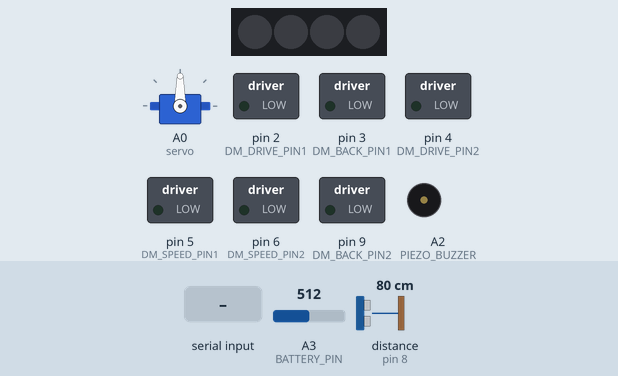
Simulated run of this sketch. Board: Arduino Uno, built with avr-gcc and run on an emulated ATmega328P. Shown: servo, 4 RGB LEDs in strip order, left to right, switched loads named in the sketch (green lamp = pin HIGH), buzzer (waves = sounding). The test bench sets the inputs (shaded band); at power-on: distance to the obstacle (sensor on pin 8) 80 cm, A3 (BATTERY_PIN) = 512. The echo pulse lasts 58.3 µs per cm; pins used as bus, display or sensor lines are not drawn.

Above: at 1.2 s.
1.3 s: "A" received over the second serial link
At 2.3 s:
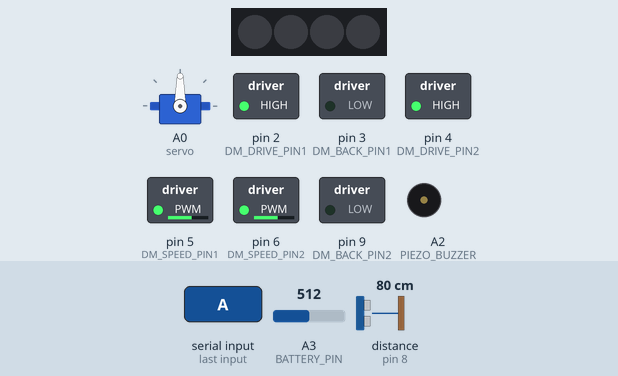
2.8 s: distance to the obstacle (sensor on pin 8) set to 22 cm
4.3 s: distance to the obstacle (sensor on pin 8) set to 18 cm
At 6.2 s:
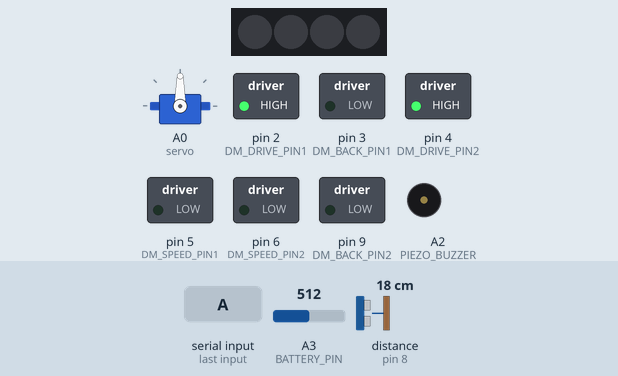
7.3 s: distance to the obstacle (sensor on pin 8) set to 2 cm
At 9.2 s:
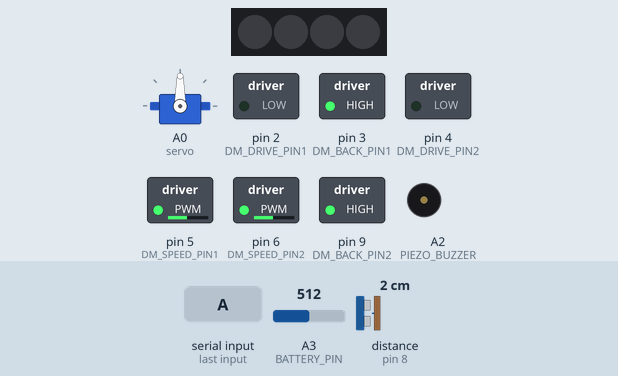
10.3 s: "M" received over the second serial link
At 10.9 s:
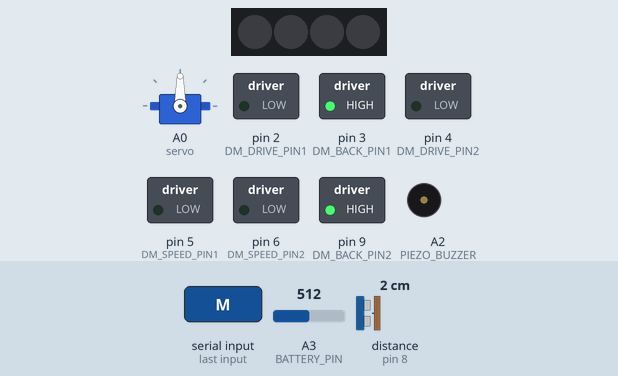
12.0 s: "L" received over the second serial link
At 12.7 s:
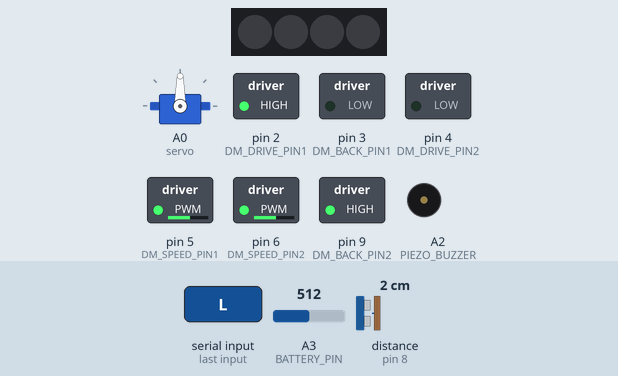
Timing chart, 0 to 14.5 s (numbered marks = the images above; inputs shaded):
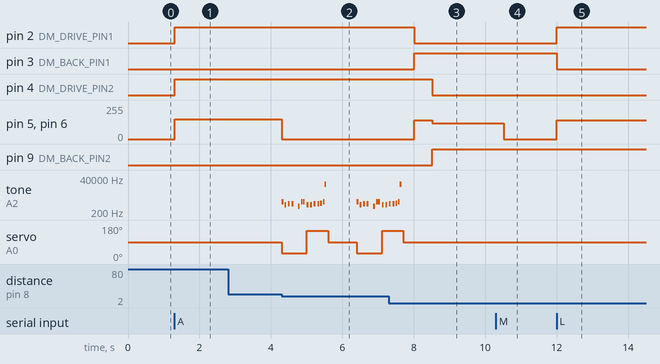

The sketch:

MiniRobot.ino
```cpp
#include <Adafruit_NeoPixel.h>
#include <SoftwareSerial.h>
#include <Servo.h>

#define BATTERY_CNT 2
#define MAX_VOLT 4.2
#define MIN_VOLT 3.2
#define EMPTY_VOLT 3.0
#define DRIVE_SPEED 150
#define BACK_SPEED 120
#define DIRECTION_SPEED 140
#define DIRECTION_SPEED2 90

#define DM_SPEED_PIN1 5
#define DM_DRIVE_PIN1 2
#define DM_BACK_PIN1 3

#define DM_SPEED_PIN2 6
#define DM_DRIVE_PIN2 4
#define DM_BACK_PIN2 9

#define BATTERY_PIN A3
#define TRIG_PIN 7
#define ECHO_PIN 8
#define PIEZO_BUZZER A2

#define MIN_DISTANCE 20

#define LED_PIN A1
#define LED_NUM 4

Servo servo;
SoftwareSerial BTSerial(10, 11);
Adafruit_NeoPixel pixels = Adafruit_NeoPixel(LED_NUM, LED_PIN, NEO_GRB + NEO_KHZ800);

int leftDistance, rightDistance;
bool isLowBattery = true; // 배터리 상태 MIN_VOLT 이하면 true
boolean isAuto = false;
boolean isStarted = false;
bool nowLedOn = false;
int curBatteryRate = 0; // 현재 배터리 용량 (%)

void setup() {
  BTSerial.begin(9600);
  Serial.begin(9600);
  servo.attach(A0);
  servo.write(90);
  pixels.begin();

  pinMode(DM_SPEED_PIN1, OUTPUT);
  pinMode(DM_DRIVE_PIN1, OUTPUT);
  pinMode(DM_BACK_PIN1, OUTPUT);

  pinMode(DM_SPEED_PIN2, OUTPUT);
  pinMode(DM_DRIVE_PIN2, OUTPUT);
  pinMode(DM_BACK_PIN2, OUTPUT);

  pinMode(TRIG_PIN, OUTPUT);
  pinMode(ECHO_PIN, INPUT);
}

void loop() {
  checkBattery(); // 전압 측정

  char cmd = getCommand();
  if (cmd == 'A') {
    isAuto = true;
  } else if (cmd == 'M') {
    isAuto = false;
    isStarted = false;
    stopRobot();
  } else if (cmd == 'E') {
    isStarted = false;
    stopRobot();
  } else if (cmd == 'F' || cmd == 'B' || cmd == 'L' || cmd == 'R' || cmd == '1' || cmd == '2' || cmd == '3' || cmd == '4') {
    isStarted = true;
    moveManual(cmd);
  } else if (cmd == 'a') {
    ledON();
  } else if (cmd == 'b') {

  } else if (cmd == 'c') {

  } else if (cmd == 'd') {

  }

  if (isAuto) {
    moveAuto();
  }
}

char getCommand() {
  char cmd;
  if (BTSerial.available()) { //블루투스에서 넘어온 값이 있으면
    cmd = (char)BTSerial.read(); //읽어들인 문자(한글자)를 data에 저장
  }
  return cmd;
}

void stopRobot() {
  analogWrite(DM_SPEED_PIN1, 0);
  analogWrite(DM_SPEED_PIN2, 0);
}

void moveManual(char cmd) {
  if (cmd == 'F') {
    changeDirection(DRIVE_SPEED, DRIVE_SPEED, HIGH, LOW, HIGH, LOW);
  } else if (cmd == 'B') {
    changeDirection(BACK_SPEED, BACK_SPEED, LOW, HIGH, LOW, HIGH);
  } else if (cmd == 'L') {
    changeDirection(DIRECTION_SPEED, DIRECTION_SPEED, HIGH, LOW, LOW, HIGH);
  } else if (cmd == 'R') {
    changeDirection(DIRECTION_SPEED, DIRECTION_SPEED, LOW, HIGH, HIGH, LOW);
  } else if (cmd == '1') {
    changeDirection(DIRECTION_SPEED, DIRECTION_SPEED2, HIGH, LOW, HIGH, LOW);
  } else if (cmd == '2') {
    changeDirection(DIRECTION_SPEED2, DIRECTION_SPEED, HIGH, LOW, HIGH, LOW);
  } else if (cmd == '3') {
    changeDirection(DIRECTION_SPEED, DIRECTION_SPEED2, LOW, HIGH, LOW, HIGH);
  } else if (cmd == '4') {
    changeDirection(DIRECTION_SPEED2, DIRECTION_SPEED, LOW, HIGH, LOW, HIGH);
  }
}

void changeDirection(int fSpeed, int bSpeed, int dPin1, int bPin1, int dPin2, int bPin2) {
  analogWrite(DM_SPEED_PIN1, fSpeed);
  analogWrite(DM_SPEED_PIN2, bSpeed);
  digitalWrite(DM_DRIVE_PIN1, dPin1);
  digitalWrite(DM_BACK_PIN1, bPin1);
  digitalWrite(DM_DRIVE_PIN2, dPin2);
  digitalWrite(DM_BACK_PIN2, bPin2);
}

void moveAuto() {
  int distanceFwd = ping();

  if (distanceFwd > MIN_DISTANCE) {
    changeDirection(DRIVE_SPEED, DRIVE_SPEED, HIGH, LOW, HIGH, LOW);
  } else if (distanceFwd < MIN_DISTANCE/2 && distanceFwd > 0) {
    changeDirection(BACK_SPEED, BACK_SPEED, LOW, HIGH, LOW, HIGH);
    delay(500);
  } else {
    stopRobot();

    servo.write(30);
    tone(PIEZO_BUZZER,1000,50);
    delay(80);
    tone(PIEZO_BUZZER,600,50);
    delay(100);
    tone(PIEZO_BUZZER,700,50);
    delay(100);
    tone(PIEZO_BUZZER,700,50);
    delay(180);
    tone(PIEZO_BUZZER,500,50);
    delay(80);
    tone(PIEZO_BUZZER,1000,50);
    delay(60);
    tone(PIEZO_BUZZER,1000,50);
    delay(100);
    rightDistance = ping();

    servo.write(150);
    tone(PIEZO_BUZZER,600,50);
    delay(100);
    tone(PIEZO_BUZZER,600,50);
    delay(100);
    tone(PIEZO_BUZZER,700,50);
    delay(100);
    tone(PIEZO_BUZZER,700,50);
    delay(80);
    tone(PIEZO_BUZZER,800,50);
    delay(80);
    tone(PIEZO_BUZZER,1000,50);
    delay(40);
    tone(PIEZO_BUZZER,15000,50);
    delay(100);
    leftDistance = ping();

    servo.write(90);
    delay(300);

    if (leftDistance > rightDistance) {
      changeDirection(DIRECTION_SPEED, DIRECTION_SPEED, HIGH, LOW, LOW, HIGH);
    } else if (leftDistance < rightDistance) {
      changeDirection(DIRECTION_SPEED, DIRECTION_SPEED, LOW, HIGH, HIGH, LOW);
    }
    delay(500);
  }
}

long ping() {
  digitalWrite(TRIG_PIN, LOW);
  delayMicroseconds(3);
  digitalWrite(TRIG_PIN, HIGH);
  delayMicroseconds(5);
  digitalWrite(TRIG_PIN, LOW);

  long duration = pulseIn(ECHO_PIN, HIGH);

  return (duration / 2) / 29;
}

void ledON() {
  for (int i = 0; i < LED_NUM; i++) {
    if (!nowLedOn) { // led 꺼져있는 경우
      pixels.setPixelColor(i, pixels.Color(255, 255, 255));
      pixels.show();
    } else { // led 켜져있는 경우
      pixels.setPixelColor(i, pixels.Color(0, 0, 0));
      pixels.show();
    }
  }
  if (nowLedOn == true) {
    nowLedOn = false;
  } else {
    nowLedOn = true;
  }
}

void checkBattery() {
  if (!isStarted) { // 운전중에는 전압 체크가 제대로 되지 않으므로 정지상태에서만 전압체크
    float curVolt = (analogRead(BATTERY_PIN) / (float)BATTERY_CNT * 3) / (float)1023 * 5;
    if (curVolt <= MIN_VOLT && !isLowBattery) {
      isLowBattery = true;
    } else if (isLowBattery) {
      isLowBattery = false;
    }

    int preRate = curBatteryRate;
    if (curVolt <= EMPTY_VOLT) {
      curBatteryRate = 0;
    } else if (curVolt <= MIN_VOLT) {
      curBatteryRate = 20;
    } else if (curVolt <= 3.5) {
      curBatteryRate = 40;
    } else if (curVolt <= 3.8) {
      curBatteryRate = 60;
    } else if (curVolt <= 4.0) {
      curBatteryRate = 80;
    } else {
      curBatteryRate = 100;
    }

    if (preRate != curBatteryRate) {
      String writeVal = "B:";
      writeVal.concat(curBatteryRate);
      BTSerial.println(writeVal);
    }
  }
}
```

Measured:
- the behaviour switches between 21 and 20 cm on distance to the obstacle (sensor on pin 8) (found by bisection; images 1 and 2)
- after the input at 1.3 s, pin 2 (DM_DRIVE_PIN1), pin 4 (DM_DRIVE_PIN2): LOW → HIGH at once; pin 5 (DM_SPEED_PIN1), pin 6 (DM_SPEED_PIN2): 0/255 → 150/255 at once
- after the input at 2.8 s, every drawn part: stays the same
- after the input at 4.3 s, pin 5 (DM_SPEED_PIN1), pin 6 (DM_SPEED_PIN2): 150/255 → 0/255 at once
- after the input at 7.3 s, pin 2 (DM_DRIVE_PIN1): HIGH → LOW after 0.71 s; pin 3 (DM_BACK_PIN1): LOW → HIGH after 0.71 s; pin 4 (DM_DRIVE_PIN2): HIGH → LOW after 1.2 s; pin 5 (DM_SPEED_PIN1), pin 6 (DM_SPEED_PIN2): 0/255 → 140/255 after 0.71 s, → 120/255 0.50 s later; pin 9 (DM_BACK_PIN2): LOW → HIGH after 1.2 s
- after the input at 10.3 s, pin 5 (DM_SPEED_PIN1), pin 6 (DM_SPEED_PIN2): 120/255 → 0/255 after 0.22 s
- after the input at 12.0 s, pin 2 (DM_DRIVE_PIN1): LOW → HIGH at once; pin 3 (DM_BACK_PIN1): HIGH → LOW at once; pin 5 (DM_SPEED_PIN1), pin 6 (DM_SPEED_PIN2): 0/255 → 140/255 at once
